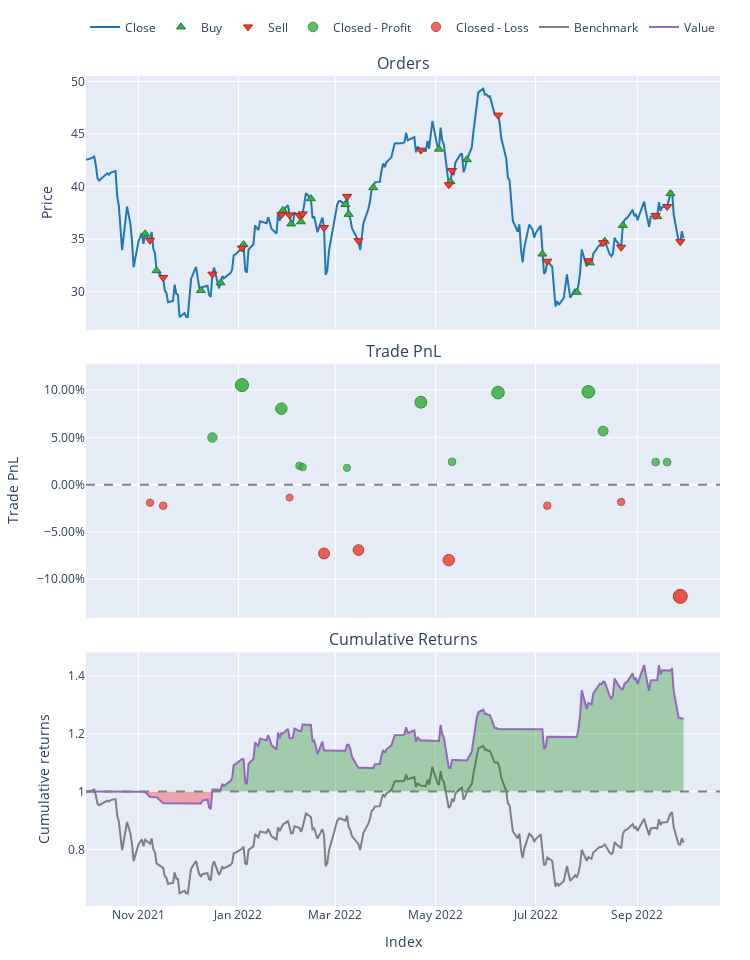

The notebook cell saved with this chart:
### Code cell
pf[(9, 10)].plot().show()

### Figure 1 — Plotly figure (JSON) as saved in the notebook; plotly's stock layout.template omitted (floating-point values rounded to 4 significant figures; data arrays with more than 128 entries replaced by an {"elided": "..."} marker saying what was removed)
{"data": [{"legendgroup": "0", "line": {"color": "#1f77b4"}, "name": "Close", "showlegend": true, "type": "scatter", "uid": "abf7501a-7047-49b9-b9cc-a08359d87a71", "x": {"elided": "250 str values"}, "xaxis": "x", "y": {"elided": "250 float values"}, "yaxis": "y"}, {"customdata": [[6500, 2.814, 0.0999], [6502, 3.062, 0.09799], [6504, 3.182, 0.09581], [6506, 3.261, 0.1006], [6508, 3.223, 0.1111], [6510, 3.181, 0.1201], [6512, 3.249, 0.1184], [6514, 3.295, 0.1208], [6516, 3.166, 0.123], [6518, 2.978, 0.1141], [6520, 3.107, 0.1161], [6522, 2.709, 0.1081], [6524, 2.697, 0.1175], [6526, 2.672, 0.1081], [6528, 2.602, 0.1107], [6530, 3.618, 0.1215], [6532, 3.968, 0.1188], [6534, 3.984, 0.1304], [6536, 3.96, 0.1378], [6538, 3.726, 0.1353], [6540, 3.73, 0.1385], [6542, 3.606, 0.1418]], "hovertemplate": "Order Id: %{customdata[0]}<br>Timestamp: %{x}<br>Price: %{y}<br>Size: %{customdata[1]:.6f}<br>Fees: %{customdata[2]:.6f}", "legendgroup": "1", "marker": {"color": "#37B13F", "line": {"color": "rgb(38,123,44)", "width": 1}, "size": 8, "symbol": "triangle-up"}, "mode": "markers", "name": "Buy", "type": "scatter", "uid": "99bd4366-5b40-4901-8276-2ba4abffc15d", "x": ["2021-11-05T03:00:00+00:00", "2021-11-12T03:00:00+00:00", "2021-12-09T03:00:00+00:00", "2021-12-21T03:00:00+00:00", "2022-01-04T03:00:00+00:00", "2022-01-28T03:00:00+00:00", "2022-02-02T03:00:00+00:00", "2022-02-08T03:00:00+00:00", "2022-02-14T03:00:00+00:00", "2022-03-07T03:00:00+00:00", "2022-03-09T03:00:00+00:00", "2022-03-24T03:00:00+00:00", "2022-05-03T03:00:00+00:00", "2022-05-10T03:00:00+00:00", "2022-05-20T03:00:00+00:00", "2022-07-05T03:00:00+00:00", "2022-07-26T03:00:00+00:00", "2022-08-03T03:00:00+00:00", "2022-08-12T03:00:00+00:00", "2022-08-23T03:00:00+00:00", "2022-09-13T03:00:00+00:00", "2022-09-21T03:00:00+00:00"], "xaxis": "x", "y": [35.5, 32, 30.11, 30.84, 34.48, 37.74, 36.45, 36.65, 38.85, 38.3, 37.36, 39.9, 43.56, 40.46, 42.56, 33.58, 29.94, 32.74, 34.8, 36.31, 37.14, 39.33], "yaxis": "y"}, {"customdata": [[6501, 2.814, 0.09818], [6503, 3.062, 0.096], [6505, 3.182, 0.1008], [6507, 3.261, 0.1114], [6509, 3.223, 0.1203], [6511, 3.181, 0.1187], [6513, 3.249, 0.121], [6515, 3.295, 0.1232], [6517, 3.166, 0.1143], [6519, 2.978, 0.1163], [6521, 3.107, 0.1083], [6523, 2.709, 0.1177], [6525, 2.697, 0.1083], [6527, 2.672, 0.111], [6529, 2.602, 0.1217], [6531, 3.618, 0.119], [6533, 3.968, 0.1307], [6535, 3.984, 0.1381], [6537, 3.96, 0.1356], [6539, 3.726, 0.1388], [6541, 3.73, 0.1421], [6543, 3.606, 0.1253]], "hovertemplate": "Order Id: %{customdata[0]}<br>Timestamp: %{x}<br>Price: %{y}<br>Size: %{customdata[1]:.6f}<br>Fees: %{customdata[2]:.6f}", "legendgroup": "2", "marker": {"color": "#EA4335", "line": {"color": "rgb(181,31,18)", "width": 1}, "size": 8, "symbol": "triangle-down"}, "mode": "markers", "name": "Sell", "type": "scatter", "uid": "e5d67e30-8eb0-4a4e-bda3-2078d3f5e866", "x": ["2021-11-08T03:00:00+00:00", "2021-11-16T03:00:00+00:00", "2021-12-16T03:00:00+00:00", "2022-01-03T03:00:00+00:00", "2022-01-27T03:00:00+00:00", "2022-02-01T03:00:00+00:00", "2022-02-07T03:00:00+00:00", "2022-02-09T03:00:00+00:00", "2022-02-22T03:00:00+00:00", "2022-03-08T03:00:00+00:00", "2022-03-15T03:00:00+00:00", "2022-04-22T03:00:00+00:00", "2022-05-09T03:00:00+00:00", "2022-05-11T03:00:00+00:00", "2022-06-08T03:00:00+00:00", "2022-07-08T03:00:00+00:00", "2022-08-02T03:00:00+00:00", "2022-08-11T03:00:00+00:00", "2022-08-22T03:00:00+00:00", "2022-09-12T03:00:00+00:00", "2022-09-19T03:00:00+00:00", "2022-09-27T03:00:00+00:00"], "xaxis": "x", "y": [34.89, 31.35, 31.67, 34.15, 37.32, 37.3, 37.25, 37.4, 36.1, 39.06, 34.85, 43.46, 40.17, 41.52, 46.79, 32.9, 32.94, 34.66, 34.23, 37.25, 38.1, 34.76], "yaxis": "y"}, {"customdata": [[2, 2, 4.767, 0.04976], [3, 3, 10.58, 0.1052], [4, 4, 8.923, 0.08028], [6, 6, 2.36, 0.01993], [7, 7, 2.227, 0.01844], [9, 9, 2.033, 0.01782], [11, 11, 9.417, 0.08713], [13, 13, 2.614, 0.02417], [14, 14, 10.77, 0.09729], [16, 16, 11.65, 0.0981], [17, 17, 7.381, 0.05659], [19, 19, 3.228, 0.02386], [20, 20, 3.3, 0.02382]], "hovertemplate": "Exit Trade Id: %{customdata[0]}<br>Position Id: %{customdata[1]}<br>Exit Timestamp: %{x}<br>PnL: %{customdata[2]:.6f}<br>Return: %{customdata[3]:.2%}", "legendgroup": "3", "marker": {"color": "#37B13F", "line": {"color": "rgb(38,123,44)", "width": 1}, "opacity": [0.8019, 0.8815, 0.8457, 0.759, 0.7569, 0.756, 0.8556, 0.7651, 0.8701, 0.8713, 0.8117, 0.7647, 0.7646], "size": [9.42, 13.14, 11.47, 7.421, 7.321, 7.28, 11.93, 7.706, 12.61, 12.66, 9.878, 7.685, 7.682], "symbol": "circle"}, "mode": "markers", "name": "Closed - Profit", "type": "scatter", "uid": "a56d8f45-1b16-4836-8919-f51fa92dc37f", "x": ["2021-12-16T03:00:00+00:00", "2022-01-03T03:00:00+00:00", "2022-01-27T03:00:00+00:00", "2022-02-07T03:00:00+00:00", "2022-02-09T03:00:00+00:00", "2022-03-08T03:00:00+00:00", "2022-04-22T03:00:00+00:00", "2022-05-11T03:00:00+00:00", "2022-06-08T03:00:00+00:00", "2022-08-02T03:00:00+00:00", "2022-08-11T03:00:00+00:00", "2022-09-12T03:00:00+00:00", "2022-09-19T03:00:00+00:00"], "xaxis": "x2", "y": [0.04976, 0.1052, 0.08028, 0.01993, 0.01844, 0.01782, 0.08713, 0.02417, 0.09729, 0.0981, 0.05659, 0.02386, 0.02382], "yaxis": "y2"}, {"customdata": [[0, 0, -1.915, -0.01917], [1, 1, -2.184, -0.02229], [5, 5, -1.638, -0.01365], [8, 8, -8.944, -0.07271], [10, 10, -8.024, -0.06912], [12, 12, -9.369, -0.07975], [15, 15, -2.701, -0.02223], [18, 18, -2.531, -0.01836], [21, 21, -16.75, -0.1181]], "hovertemplate": "Exit Trade Id: %{customdata[0]}<br>Position Id: %{customdata[1]}<br>Exit Timestamp: %{x}<br>PnL: %{customdata[2]:.6f}<br>Return: %{customdata[3]:.2%}", "legendgroup": "4", "marker": {"color": "#EA4335", "line": {"color": "rgb(181,31,18)", "width": 1}, "opacity": [0.7579, 0.7624, 0.75, 0.8348, 0.8297, 0.8449, 0.7623, 0.7568, 0.9], "size": [7.37, 7.579, 7, 10.96, 10.72, 11.43, 7.575, 7.316, 14], "symbol": "circle"}, "mode": "markers", "name": "Closed - Loss", "type": "scatter", "uid": "c552035b-640a-44e0-8125-4d6f0d926773", "x": ["2021-11-08T03:00:00+00:00", "2021-11-16T03:00:00+00:00", "2022-02-01T03:00:00+00:00", "2022-02-22T03:00:00+00:00", "2022-03-15T03:00:00+00:00", "2022-05-09T03:00:00+00:00", "2022-07-08T03:00:00+00:00", "2022-08-22T03:00:00+00:00", "2022-09-27T03:00:00+00:00"], "xaxis": "x2", "y": [-0.01917, -0.02229, -0.01365, -0.07271, -0.06912, -0.07975, -0.02223, -0.01836, -0.1181], "yaxis": "y2"}, {"legendgroup": "5", "line": {"color": "#7f7f7f"}, "name": "Benchmark", "showlegend": true, "type": "scatter", "uid": "fc5004a1-f2bb-4f3b-b600-d9754d68d9cc", "x": {"elided": "250 str values"}, "xaxis": "x3", "y": {"elided": "250 float values"}, "yaxis": "y3"}, {"hoverinfo": "skip", "legendgroup": "6", "line": {"color": "rgba(0, 0, 0, 0)", "width": 0}, "opacity": 0, "showlegend": false, "type": "scatter", "uid": "64255ddd-03ff-4f38-b305-4cef0a2c427a", "x": {"elided": "250 str values"}, "xaxis": "x3", "y": {"elided": "250 int values"}, "yaxis": "y3"}, {"connectgaps": false, "fill": "tonexty", "fillcolor": "rgba(0, 128, 0, 0.3)", "hoverinfo": "skip", "legendgroup": "6", "line": {"color": "rgba(0, 0, 0, 0)", "width": 0}, "opacity": 0, "showlegend": false, "type": "scatter", "uid": "7170e72c-e9c9-4cc5-a391-551327c103d0", "x": {"elided": "250 str values"}, "xaxis": "x3", "y": {"elided": "250 float values"}, "yaxis": "y3"}, {"hoverinfo": "skip", "legendgroup": "6", "line": {"color": "rgba(0, 0, 0, 0)", "width": 0}, "opacity": 0, "showlegend": false, "type": "scatter", "uid": "c51d8558-0dcd-4fb0-809b-0c7bcc9f12bf", "x": {"elided": "250 str values"}, "xaxis": "x3", "y": {"elided": "250 int values"}, "yaxis": "y3"}, {"connectgaps": false, "fill": "tonexty", "fillcolor": "rgba(255, 0, 0, 0.3)", "hoverinfo": "skip", "legendgroup": "6", "line": {"color": "rgba(0, 0, 0, 0)", "width": 0}, "opacity": 0, "showlegend": false, "type": "scatter", "uid": "2e74f139-83ca-43eb-a9f1-a75bfc257fd4", "x": {"elided": "250 str values"}, "xaxis": "x3", "y": {"elided": "250 float values"}, "yaxis": "y3"}, {"legendgroup": "7", "line": {"color": "#9467bd"}, "name": "Value", "showlegend": true, "type": "scatter", "uid": "70e34494-40f7-4917-bee8-38d09093d0af", "x": {"elided": "250 str values"}, "xaxis": "x3", "y": {"elided": "250 float values"}, "yaxis": "y3"}, {"hoverinfo": "skip", "legendgroup": "6", "line": {"color": "rgba(0, 0, 0, 0)", "width": 0}, "opacity": 0, "showlegend": false, "type": "scatter", "uid": "6a90a1c9-380b-43c1-b432-c061dec2d947", "x": {"elided": "250 str values"}, "xaxis": "x3", "y": {"elided": "250 int values"}, "yaxis": "y3"}], "layout": {"annotations": [{"font": {"size": 16}, "showarrow": false, "text": "Orders", "x": 0.5, "xanchor": "center", "xref": "paper", "y": 1, "yanchor": "bottom", "yref": "paper"}, {"font": {"size": 16}, "showarrow": false, "text": "Trade PnL", "x": 0.5, "xanchor": "center", "xref": "paper", "y": 0.6528, "yanchor": "bottom", "yref": "paper"}, {"font": {"size": 16}, "showarrow": false, "text": "Cumulative Returns", "x": 0.5, "xanchor": "center", "xref": "paper", "y": 0.3056, "yanchor": "bottom", "yref": "paper"}], "height": 960, "legend": {"orientation": "h", "traceorder": "normal", "x": 1, "xanchor": "right", "y": 1.042, "yanchor": "bottom"}, "margin": {"b": 30, "l": 30, "r": 30, "t": 30}, "shapes": [{"line": {"color": "gray", "dash": "dash"}, "type": "line", "x0": 0, "x1": 1, "xref": "paper", "y0": 0, "y1": 0, "yref": "y2"}, {"line": {"color": "gray", "dash": "dash"}, "type": "line", "x0": 0, "x1": 1, "xref": "paper", "y0": 1, "y1": 1, "yref": "y3"}], "showlegend": true, "width": 750, "xaxis": {"anchor": "y", "domain": [0, 1], "matches": "x3", "showticklabels": false}, "xaxis2": {"anchor": "y2", "domain": [0, 1], "matches": "x3", "showticklabels": false}, "xaxis3": {"anchor": "y3", "domain": [0, 1], "title": {"text": "Index"}}, "yaxis": {"anchor": "x", "domain": [0.6944, 1], "title": {"text": "Price"}}, "yaxis2": {"anchor": "x2", "domain": [0.3472, 0.6528], "tickformat": ".2%", "title": {"text": "Trade PnL"}}, "yaxis3": {"anchor": "x3", "domain": [0, 0.3056], "title": {"text": "Cumulative returns"}}}}
